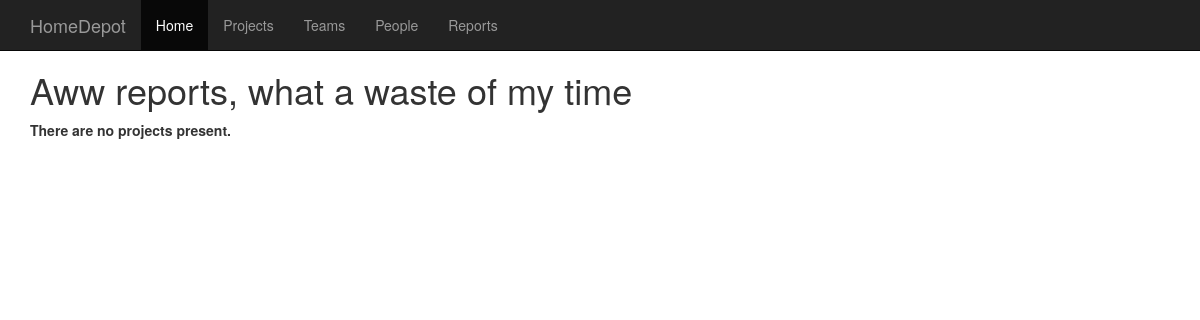
The page /reports/ on the database as committed earlier.
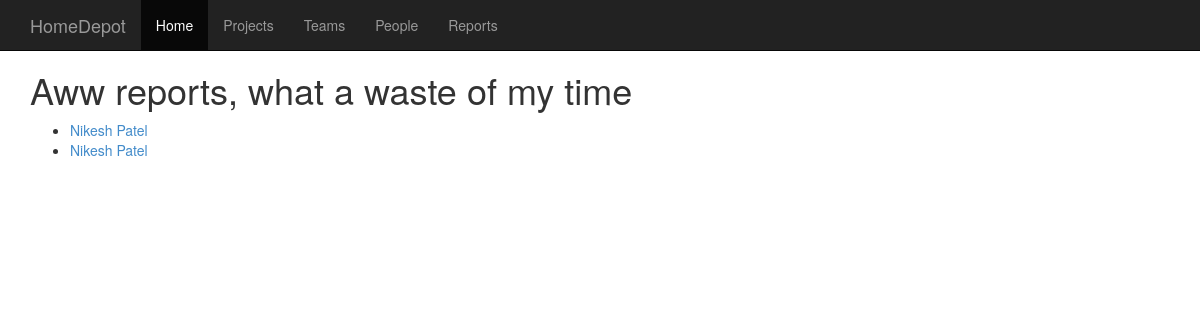
The same page on the database as committed later.
### status_app/models.py (models this page shows, shortened)
class StatusReport(models.Model):
    reporter = models.ForeignKey(Person)
    status_message = models.CharField(max_length=10000)
    project = models.CharField(max_length=100, null=True,blank=True)
    start_date = models.DateField()
    due_date = models.DateField()

class Person(models.Model):
    name = models.CharField(max_length=128, unique=True)
    corpid = models.CharField(max_length=10)
    def __unicode__(self):
        return self.name

### status_app/views.py (the view)
def report_list(request):
    context = RequestContext(request)
    report_list = StatusReport.objects.all()
    template="status_app/reports/list.html"
    params={'reports': report_list}
    return render_to_response(template, params, context)

### status_app/templates/status_app/reports/list.html
{% extends "status_app/theme.html" %}
{% block content %}
             <h1>Aww reports, what a waste of my time</h1>
        {% if reports %}
            <ul>
                {% for report in reports %}
                <li><a href="/reports/{{ report.id }}">{{ report.reporter }}</a></li>
                {% endfor %}
            </ul>
        {% else %}
            <strong>There are no projects present.</strong>
        {% endif %}
   {% endblock %}

### status_app/templates/status_app/theme.html (shortened to what this page needs)
<!DOCTYPE html>
<html lang="en">
  <head>
    <link href="/static/css/bootstrap.min.css" rel="stylesheet">
    <link href="/static/css/app.css" rel="stylesheet">
  </head>
  <body>
    <div class="navbar navbar-inverse navbar-fixed-top" role="navigation">
      <div class="container">
        <div class="navbar-header">
          <a class="navbar-brand" href="/">HomeDepot</a>
        </div>
        <div class="collapse navbar-collapse">
          <ul class="nav navbar-nav">
            <li class="active"><a href="/">Home</a></li>
            <li><a href="/project">Projects</a></li>
            <li><a href="/team">Teams</a></li>
            <li><a href="/person">People</a></li>
			<li><a href="/reports">Reports</a></li>
          </ul>
        </div>
      </div>
    </div>
    <div class="container">
             {% block content %}{% endblock %}
    </div>
  </body>
</html>

### static/css/app.css (style rules this page uses)
body { padding-top: 50px; }

Rows that differ between the two databases and show on the page:
added StatusReport: reporter "Nikesh Patel"
added StatusReport: reporter "Nikesh Patel"
Other text that changed with them:
text no longer shown: "There are no projects present."
